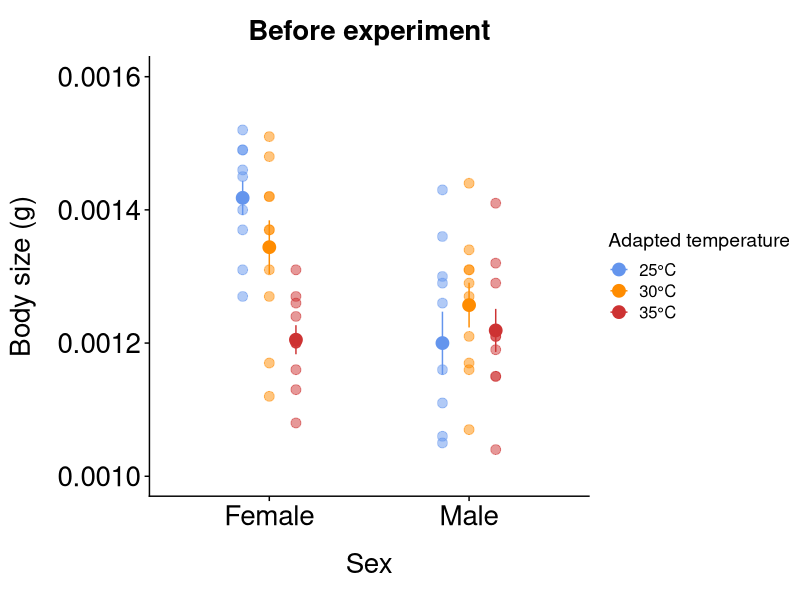

Recreate this plot in R. (Note: this script raises an error after producing the figure.)
#load the packages that I need for this code
library(ggplot2)
library(tidyverse)
library(cowplot)
library(ggpubr)
library(dplyr)
library(car) #for running type 2 anovas
library(emmeans) #for running post-hoc tests on type 2 anovas

#Tess's ggplot theme
theme_tess <- function () { 
  theme_cowplot()+
    theme(axis.title.y = element_text(margin = margin(t = 0, r = 15, b = 0, l = 0)))+
    theme(axis.title.x = element_text(margin = margin(t = 15, r = 0, b = 0, l = 0)))+
    theme(axis.text.x=element_text(size=20))+
    theme(axis.text.y=element_text(size=20))+
    theme(axis.title.x=element_text(size=20))+
    theme(axis.title.y=element_text(size=20))+
    theme(plot.title = element_text(hjust = 0.5,size=20))+
    theme(axis.title.y=element_text(size=20))
}

#### PRE HEATWAVE ####

data <-read.csv("./data/preheatwavebodysize.csv",stringsAsFactors = FALSE,
                strip.white = TRUE, na.strings = c("NA",""))

#make adapted_temp a factor
data$adapted_temp <- factor(data$adapted_temp,
                            levels = c(25, 30, 35),
                            labels = c("25°C", "30°C", "35°C"))

#order the x axis raw data points
data <- data %>% 
  mutate(sex_temp = factor(paste(sex, adapted_temp),
      levels = c( "f 25°C", "f 30°C", "f 35°C", "m 25°C", "m 30°C", "m 35°C")))

#calculate summary stats
summary_data <- data %>%
  group_by(adapted_temp, sex) %>%
  summarise(mean = mean(weight),
            n=n(),
            sd = sd(weight),
            se = sd / sqrt(n))

#order the x axis summary stats
summary_data <- summary_data %>%
  mutate(sex_temp = factor(paste(sex, adapted_temp),
      levels = c("f 25°C", "f 30°C", "f 35°C", "m 25°C", "m 30°C", "m 35°C")))

summary_data$group_id <- interaction(summary_data$adapted_temp, summary_data$sex)
data$group_id <- interaction(data$adapted_temp, data$sex)

#------Plot------#

p_pre <- ggplot(summary_data, aes(x = sex, y = mean, color = adapted_temp)) +
  geom_point(size = 4, position = position_dodge(width = 0.4)) +
  geom_jitter(data = data,aes(x = sex, y = weight, color = adapted_temp),  #jitter the points
              position = position_jitterdodge(jitter.width = 0, dodge.width = 0.4), 
              size = 3, alpha = 0.5) +
  geom_errorbar(aes(ymin = mean - se, ymax = mean + se), #add error bars
                position = position_dodge(width = 0.4), width = 0) +
  scale_color_manual(values = c("25°C" = "cornflowerblue", "30°C" = "darkorange", "35°C" = "brown3"),  #assign colours to sex
                     name = "Adapted temperature") +
  scale_x_discrete(labels = c("Female", "Male")) +   #label the x-axis categories
  scale_y_continuous(limits = c(0.0010, 0.0016))+
  xlab("Sex") + #assign x- and y-axis labels
  ylab("Body size (g)") +
  labs(title = "Before experiment")+ #tess added this
  #guides(fill = "none", color = "none", shape = "none", linetype = "none")+#tess added this to suppress the legend
  theme_tess()+ 
  theme(aspect.ratio = 1)

#windows();p_pre #enables plot to open on a PC
#print(p_pre) #this opens the plot in a new window

#------Stats------#

#Two-way ANOVA
lm_bodysize <- lm(weight ~ adapted_temp * sex, data = data)
Anova(lm_bodysize, type="2")
#significant interaction
  
#Tukey test
emmeans(lm_bodysize, pairwise ~ adapted_temp | sex, adjust = "tukey")


####POST HEATWAVE BODY SIZE#### 

data2 <-read.csv("./data/postheatwavebodysize.csv",stringsAsFactors = FALSE,
                strip.white = TRUE, na.strings = c("NA",""))

#make adapted_temp a factor
data2$adapted_temp <- factor(data2$adapted_temp,
                            levels = c(25, 30, 35),
                            labels = c("25°C", "30°C", "35°C"))

#calculate the mean for each population/group
means <- data2 %>%
  drop_na(weight) %>%
  group_by(heatwave, adapted_temp, sex, group_id) %>%
  summarise(pop_mean = mean(weight))

#calculate summary stats using the means for each population
summary_data2 <- means %>%
  group_by(heatwave, adapted_temp, sex) %>%
  summarise(mean = mean(pop_mean),
            n=n(),
            sd = sd(pop_mean),
            se = sd / sqrt(n))

#make heatwave a factor in all data sets
summary_data2$heatwave <- factor(summary_data2$heatwave,
                                levels = c(0, 1),
                                labels = c("Control", "Treatment"))
data2$heatwave <- factor(data2$heatwave, levels = c(0, 1),
                        labels = c("Control", "Treatment"))

means$heatwave <- factor(means$heatwave, levels = c(0, 1),
                         labels = c("Control", "Treatment"))

summary_data2$group_id <- interaction(summary_data2$adapted_temp, summary_data2$sex)
data2$group_id <- interaction(data2$adapted_temp, data2$sex)

#order the x axis in all data sets
data2 <- data2 %>%
  mutate(sex_heatwave = factor(paste(sex, heatwave), 
                                levels = c("f Control", 
                                           "f Treatment", "m Control", 
                                           "m Treatment")))
means <- means %>%
  mutate(sex_heatwave = factor(paste(sex, heatwave), 
                               levels = c("f Control", "f Treatment", 
                                          "m Control", "m Treatment")))
summary_data2 <- summary_data2 %>%
  mutate(sex_heatwave = factor(paste(sex, heatwave), 
                               levels = c("f Control", "f Treatment", 
                                          "m Control", "m Treatment")))

#------Plot------#

#create custom "x_pos" spacing for x axis
summary_data2 <- summary_data2 %>%
  mutate(x_pos = case_when(
    sex_heatwave == "f Control" ~ 1,
    sex_heatwave == "f Treatment" ~ 1.6,
    sex_heatwave == "m Control" ~ 2.4,
    sex_heatwave == "m Treatment" ~ 3.0))

means <- means %>%
  mutate(x_pos = case_when(
    sex_heatwave == "f Control" ~ 1,
    sex_heatwave == "f Treatment" ~ 1.6,
    sex_heatwave == "m Control" ~ 2.4,
    sex_heatwave == "m Treatment" ~ 3.0))

p_post <- ggplot(summary_data2, aes(x = x_pos, y = mean, 
                color = adapted_temp, shape = heatwave)) +
  geom_point(size = 4, position = position_dodge(width = 0.4)) +
  geom_jitter(data = means,   aes(x = x_pos, y = pop_mean, 
                                  color = adapted_temp,shape = heatwave),
              position = position_jitterdodge(jitter.width = 0, dodge.width = 0.4), 
              size = 3, alpha = 0.5) +
  geom_errorbar(aes(ymin = mean - se, ymax = mean + se), #add error bars
                position = position_dodge(width = 0.4),
                width = 0) +
  scale_color_manual(
    values = c("25°C" = "cornflowerblue", "30°C" = "darkorange", "35°C" = "brown3"),   #assign colours to temperatures
    name = "Adapted temperature")+
  scale_shape_manual(values = c("Control" = 16, "Treatment" = 17),  #assign shapes to heatwave
                     name = "Heatwave") +  #label the x-axis categories
  scale_y_continuous(limits = c(0.0010, 0.0016))+
  scale_x_continuous(
    breaks = c(1, 1.6, 2.4, 3.0),
    labels = c("Female", "Female", "Male", "Male")) +
  xlab("Sex") + #assign x- and y-axis labels
  ylab("") +
  labs(title = "End of experiment")+ 
  theme_tess()+ 
  theme(aspect.ratio = 1)

#------Stats------#

#Two-way ANOVA
lm_bodysize_post <- lm(weight ~ adapted_temp * sex, data = data2)
Anova(lm_bodysize_post, type="2")
#significant interaction

#Tukey test
emmeans(lm_bodysize_post, pairwise ~ adapted_temp | sex, adjust = "tukey")


####POST HEATWAVE FECUNDITY#### 

f_data <-read.csv("./data/heatwavefecundity.csv",stringsAsFactors = FALSE,
                strip.white = TRUE, na.strings = c("NA",""))

#make heatwave and adpated_temp factors
f_data$heatwave <- factor(f_data$heatwave, levels = c("c", "t"))
#make adapted_temp a factor
f_data$adapted_temp <- factor(f_data$adapted_temp,
                             levels = c(25, 30, 35),
                             labels = c("25°C", "30°C", "35°C")) #make adapted temp into a factor so we can color code by it in the plot

#filter to only the controls and remove all of the "nb" (no beetle) tubes 
f_data_filtered <- f_data %>%
  filter(
    heatwave == "c",
    notes != "nb")

#group by temp and population (heatwave is only "c" now)
#calculate the means for each population
egg_means <- f_data_filtered%>%
  group_by(adapted_temp, population_id) %>%
  summarise(mean_egg_count = mean(egg_count, na.rm = TRUE))

#calculate summary stats for each treatment
f_summary_data <- egg_means %>%
  group_by(adapted_temp) %>%
  summarise(mean = mean(mean_egg_count),
            n=n(),
            sd = sd(mean_egg_count),
            se = sd / sqrt(n))

#------Plot------#

#create custom spacing for x axis
f_summary_data <- f_summary_data %>%
  mutate(x_pos_f = case_when(
    adapted_temp == "25°C" ~ 1.1,
    adapted_temp == "30°C" ~ 1.7,
    adapted_temp == "35°C" ~ 2.3))

egg_means <- egg_means %>%
  mutate(x_pos_f = case_when(
    adapted_temp == "25°C" ~ 1.1,
    adapted_temp == "30°C" ~ 1.7,
    adapted_temp == "35°C" ~ 2.3))

f_p <- ggplot(f_summary_data, aes(x = x_pos_f, y = mean, color = adapted_temp)) +
  geom_point(size = 4, position = position_dodge(width = 0.5)) +
  geom_jitter(data = egg_means, #jitter points
              aes(x = x_pos_f, y = mean_egg_count, , 
                  color = adapted_temp,
                  group = population_id),
              position = position_jitterdodge(jitter.width = 0.06, 
                                              dodge.width = 0.2), 
              size = 3, alpha = 0.5) +
  geom_errorbar(aes(ymin = mean - se, ymax = mean + se), #add error bars
                position = position_dodge(width = 0.6),
                width = 0) +
  scale_color_manual(
    values = c("25°C" = "cornflowerblue", "30°C" = "darkorange", "35°C" = "brown3"),   #assign colours to sex
    name = "Adapted temperature")+
  scale_x_continuous(
    breaks = c(1.1, 1.7, 2.3),
    labels = c("25°C", "30°C", "35°C"),
    limits = c(0.8, 2.7)) +
  xlab("Adapted temperature") +     #add x- and y-axis labels
  ylab("Number of eggs per female") +
  labs(title = "After heatwave")+ 
  theme_tess()+ 
  theme(aspect.ratio = 1)

#Stats
lm_egg_count <- lm(mean_egg_count ~ adapted_temp, data = egg_means)
Anova(lm_egg_count)

#### COMBINED FIGURE ####

#adjust the axis text size for the combined plot
p_post <- p_post + theme(axis.text.x = element_text(size = 18))

#remove the individual legends from both plots
p_pre_noleg  <- p_pre  + theme(legend.position = "none")
p_post_noleg <- p_post + theme(legend.position = "none")
f_p_noleg <- f_p + theme(legend.position = "none")

#create a new legend 
legend <- get_legend(p_post +
    theme(legend.position = "right",
          legend.box = "vertical",
          legend.title = element_text(size = 18),
          legend.text  = element_text(size = 16),
          legend.key.size = unit(0.8, "cm"),
          legend.spacing.y = unit(0.2, "cm")))

#center the legend
legend_centered <- ggdraw() +
  draw_grob(legend, x = 0.5, y = 0.5, hjust = 0.5, vjust = 0.5)

#create top half of combined figure
top_row <- plot_grid(p_pre_noleg, p_post_noleg, labels = c("A", "B"),
                     label_size = 20, ncol = 2, align = "hv")

#create bottom half of combined figure
bottom_row <- plot_grid(f_p_noleg, legend_centered, labels = c("C", ""),
                        label_size = 20, ncol = 2, align = "hv")

#create combined plot
combined <- plot_grid(top_row, bottom_row, ncol = 1, rel_heights = c(1, 1))


ggsave(filename = "./figures/Taresabodysizebeforeafter.pdf",
         plot = combined, width = 30, height = 30, units = "cm", dpi = 300)

#------Stats------#

#Three way anova
lm_bodysize <- lm(weight ~ adapted_temp * sex*heatwave, data = data2)
Anova(lm_bodysize, type="2")

#Tukey test
emm <- emmeans(lm_bodysize, ~ heatwave | sex, data = data2)
pairs(emm, adjust = "tukey")

#significant interaction between sex and heatwave
#strong effect of sex (females larger), significant effect of adapted temp (cold adapted larger)
#let's discuss what this means
